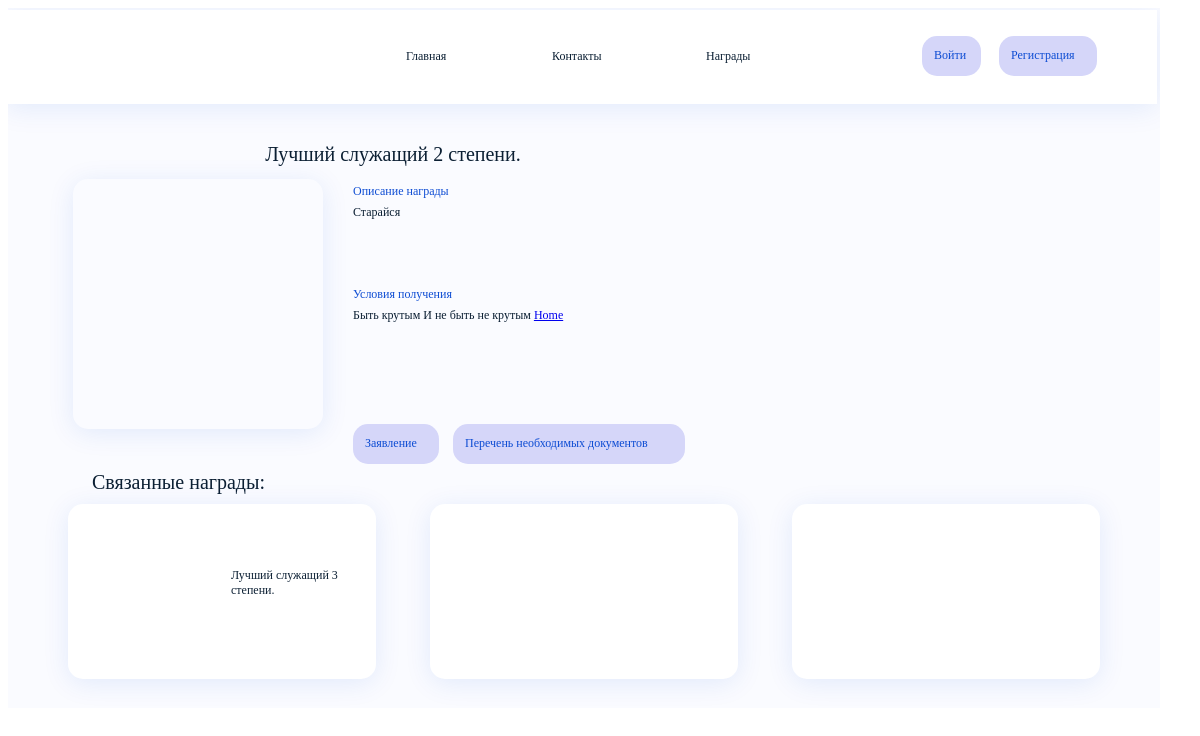
Screenshot of /awards/3/ with the database file from the repository.
### awards/models.py (models this page shows)
class Award(models.Model):
    name = models.TextField(db_index=True, verbose_name='Наименование')
    picture = models.ImageField(upload_to='pictures',
                                verbose_name='Изображение награды')
    description = models.TextField(verbose_name='Описание награды')
    conditions = models.TextField(verbose_name='Условия получения награды')
    necessary_awards = models.TextField(verbose_name='Необходимые награды')
    excluding_awards = models.TextField(verbose_name='Запрещающие награды')
    entry = models.FileField(upload_to='entryes',
                             verbose_name='Заявка на получение награды')
    rank = models.IntegerField(null=True, blank=True, verbose_name='Степень ордена')
    necessary_docs = models.FileField(null=True, blank=True, upload_to='docs',
                                      default=None, verbose_name='Необходимые документы')
    def __str__(self):
        if self.rank is None:
            return f'{self.name}'
        else:
            return f'{self.name} {self.rank} степени.'

### awards/views.py (the view)
# urls.py: path('awards/<int:pk>/', views.AwardVew.as_view()),
class AwardVew(generic.DetailView):
    model = Award
    template_name = 'awards/award.html'
    def get_context_data(self, **kwargs):
        context = super().get_context_data(**kwargs)
        context['linked_awards'] = Award.objects.filter(name=context['award'].name).exclude(pk=context['award'].pk)
        return context

### awards/templates/awards/award.html (shortened to what this page needs)
{% load static %}
<html lang="en">
<head>
    <link rel="stylesheet" type="text/css" href="{% static '/awards/detail_style.css' %}">
</head>
<body>
<div class="e12_263">
    <span class="e12_264">{{ award }}</span><span class="e12_265">Связанные награды:</span>
    {% for linked in linked_awards %}
    <div class="e12_266">
        <div class="e12_267"></div>
        <span class="e12_268">
                        {{ linked }}
        </span>
    </div>
    {% endfor %}
    <div class="e12_269">
        <div class="e12_270"></div>
    </div>
    {% for linked in linked_awards %}
    <div class="e12_272">
        <div class="e12_273"></div>
        <span class="e12_274"></span>
    </div>
    {% endfor %}
    <div class="e12_275"></div>
    <div class="e12_276"><span class="e12_277">Главная</span><span class="e12_278">Контакты</span><span class="e12_279">Награды</span>
    </div>
    <div class="e12_280"></div>
    <div class="e12_281"><span class="e12_282">Войти</span></div>
    <div class="e12_294"><span class="e12_295">Перечень необходимых документов</span></div>
    <div class="e12_298"><span class="e12_299">Заявление</span></div>
    <div class="e12_287"><span class="e12_288">Регистрация</span></div>
    <div class="e12_289"></div>
    <div class="e12_293">
                    <span class="e12_290">
                        {{ award.description }}
                    </span><span class="e12_284">Описание награды</span>
    </div>
    <div class="e12_292">
                    <span class="e12_291">
                        {{ award.conditions }}
                        <a href="/">Home</a>
                    </span><span class="e12_286">Условия получения</span>
    </div>
</div>
</body>
</html>

### rows the page displays
Award: rank+name "Лучший служащий 2 степени.", description "Старайся", conditions "Быть крутым И не быть не крутым"
Award: rank+name "Лучший служащий 3 степени."
